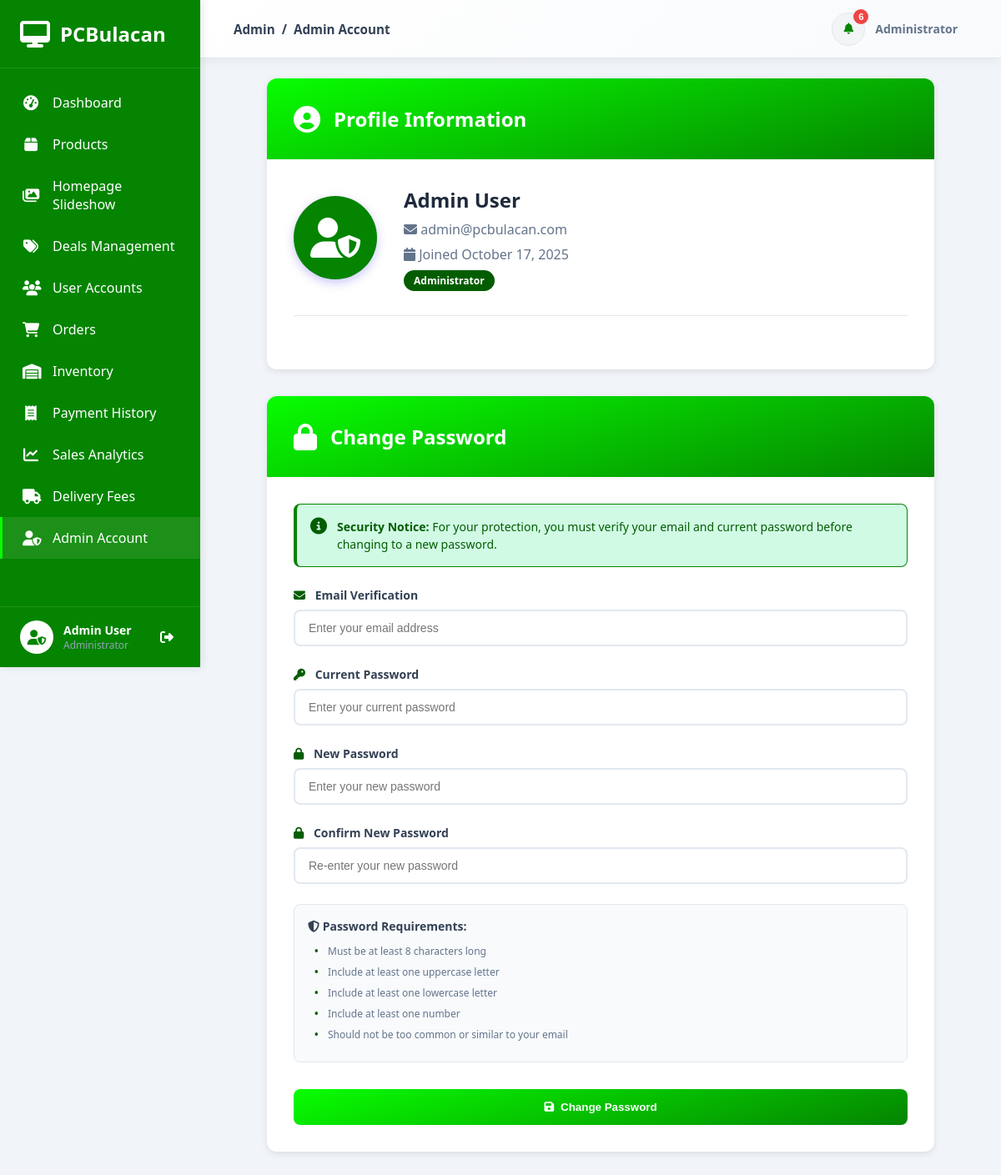
Screenshot of /dashboard/admin-account/ (signed in) with the database file from the repository.
### accounts/models.py (models this page shows, shortened)
class User(AbstractUser):
    username = None
    email = models.EmailField(_('email address'), unique=True)
    phone = models.CharField(max_length=20, blank=True, null=True)
    address = models.TextField(blank=True, null=True)
    city = models.CharField(max_length=100, blank=True, null=True)
    state = models.CharField(max_length=100, blank=True, null=True)
    zip_code = models.CharField(max_length=10, blank=True, null=True)
    profile_picture = models.ImageField(upload_to='profile_pictures/', blank=True, null=True)
    USERNAME_FIELD = 'email'
    REQUIRED_FIELDS = ['first_name', 'last_name']
    objects = UserManager()
    class Meta:
        db_table = 'accounts_user'
        verbose_name = 'User'
        verbose_name_plural = 'Users'
        ordering = ['-date_joined']
    def get_full_name(self):
        full_name = f'{self.first_name} {self.last_name}'
        return full_name.strip()

### dashboard/views.py (the view, shortened to what this page needs)
# urls.py: path('admin-account/', views.admin_account, name='admin_account'),
@staff_member_required
def admin_account(request):
    return render(request, 'dashboard/admin_account.html')

### orders/context_processors.py (called while the page is built)
def cart_context(request):
    if request.user.is_authenticated:
        cart, created = Cart.objects.get_or_create(user=request.user)
        return {
            'cart': cart,
            'cart_count': cart.unique_items_count  # Count unique products, not total quantity
        }
    return {
        'cart': None,
        'cart_count': 0
    }

### orders/models.py (called while the page is built)
    @property
    def unique_items_count(self):
        return self.items.count()

### templates/dashboard/admin_account.html (shortened to what this page needs)
{% extends 'admin_base.html' %}
{% load static %}
{% block content %}
{% include 'includes/admin_sidebar.html' %}
<div class="admin-content">
    {% include 'includes/admin_header.html' with page_title="Admin Account" %}
    <div class="dashboard-wrapper">
        <div class="account-container">
            <div class="account-card">
                <div class="account-card-header">
                    <i class="fas fa-user-circle"></i>
                    <h2>Profile Information</h2>
                </div>
                <div class="account-card-body">
                    <div class="profile-section">
                        <div class="profile-avatar">
                            <i class="fas fa-user-shield"></i>
                        </div>
                        <div class="profile-info1">
                            <h3>{{ user.get_full_name }}</h3>
                            <p><i class="fas fa-envelope"></i> {{ user.email }}</p>
                            <p><i class="fas fa-calendar"></i> Joined {{ user.date_joined|date:"F d, Y" }}</p>
                            <span class="badge">Administrator</span>
                        </div>
                    </div>
                </div>
            </div>
            <div class="account-card">
                <div class="account-card-header">
                    <i class="fas fa-lock"></i>
                    <h2>Change Password</h2>
                </div>
                <div class="account-card-body">
                    <div class="info-box">
                        <i class="fas fa-info-circle"></i>
                        <div class="info-box-content">
                            <p><strong>Security Notice:</strong> For your protection, you must verify your email and current password before changing to a new password.</p>
                        </div>
                    </div>
                    <form method="post" id="changePasswordForm">
                        <div class="form-group">
                            <label for="email">
                                <i class="fas fa-envelope"></i>
                                Email Verification
                            </label>
                            <input
                                type="email"
                                class="form-control"
                                id="email"
                                name="email"
                                placeholder="Enter your email address"
                                required
                            >
                        </div>
                        <div class="form-group">
                            <label for="current_password">
                                <i class="fas fa-key"></i>
                                Current Password
                            </label>
                            <input
                                type="password"
                                class="form-control"
                                id="current_password"
                                name="current_password"
                                placeholder="Enter your current password"
                                required
                            >
                        </div>
                        <div class="form-group">
                            <label for="new_password">
                                <i class="fas fa-lock"></i>
                                New Password
                            </label>
                            <input
                                type="password"
                                class="form-control"
                                id="new_password"
                                name="new_password"
                                placeholder="Enter your new password"
                                required
                            >
                        </div>
                        <div class="form-group">
                            <label for="confirm_password">
                                <i class="fas fa-lock"></i>
                                Confirm New Password
                            </label>
                            <input
                                type="password"
                                class="form-control"
                                id="confirm_password"
                                name="confirm_password"
                                placeholder="Re-enter your new password"
                                required
                            >
                        </div>
                        <div class="password-requirements">
                            <h4><i class="fas fa-shield-alt"></i> Password Requirements:</h4>
                            <ul>
                                <li>Must be at least 8 characters long</li>
                                <li>Include at least one uppercase letter</li>
                                <li>Include at least one lowercase letter</li>
                                <li>Include at least one number</li>
                                <li>Should not be too common or similar to your email</li>
                            </ul>
                        </div>
                        <button type="submit" class="btn-primary">
                            <i class="fas fa-save"></i>
                            Change Password
                        </button>
                    </form>
                </div>
            </div>
        </div>
    </div>
</div>
{% endblock %}

### templates/includes/admin_sidebar.html (shortened to what this page needs)
{% load static %}
<nav class="admin-sidebar">
    <div class="sidebar-header">
        <div class="logo">
            <i class="fas fa-desktop" style="color: white;"></i>
            <span>PCBulacan</span>
        </div>
    </div>
    <div class="sidebar-menu">
        <a href="{% url 'dashboard:home' %}" class="menu-item {% if request.resolver_match.url_name == 'home' %}active{% endif %}">
            <i class="fas fa-tachometer-alt"></i>
            <span>Dashboard</span>
        </a>
        <a href="{% url 'dashboard:manage_products' %}" class="menu-item ">
            <i class="fas fa-box"></i>
            <span>Products</span>
        </a>
        <a href="{% url 'dashboard:manage_slideshow' %}" class="menu-item {% if request.resolver_match.url_name == 'manage_slideshow' %}active{% endif %}">
            <i class="fas fa-images"></i>
            <span>Homepage Slideshow</span>
        </a>
        <a href="{% url 'dashboard:manage_deals' %}" class="menu-item ">
            <i class="fas fa-tags"></i>
            <span>Deals Management</span>
        </a>
        <a href="{% url 'dashboard:manage_users' %}" class="menu-item {% if request.resolver_match.url_name == 'manage_users' %}active{% endif %}">
            <i class="fas fa-users"></i>
            <span>User Accounts</span>
        </a>
        <a href="{% url 'dashboard:manage_orders' %}" class="menu-item {% if request.resolver_match.url_name == 'manage_orders' %}active{% endif %}">
            <i class="fas fa-shopping-cart"></i>
            <span>Orders</span>
        </a>
        <a href="{% url 'dashboard:inventory_management' %}" class="menu-item {% if request.resolver_match.url_name == 'inventory_management' %}active{% endif %}">
            <i class="fas fa-warehouse"></i>
            <span>Inventory</span>
        </a>
        <a href="{% url 'dashboard:payment_history' %}" class="menu-item {% if request.resolver_match.url_name == 'payment_history' %}active{% endif %}">
            <i class="fas fa-receipt"></i>
            <span>Payment History</span>
        </a>
        <a href="{% url 'dashboard:sales_analytics' %}" class="menu-item {% if request.resolver_match.url_name == 'sales_analytics' %}active{% endif %}">
            <i class="fas fa-chart-line"></i>
            <span>Sales Analytics</span>
        </a>
        <a href="{% url 'dashboard:manage_delivery_fees' %}" class="menu-item {% if request.resolver_match.url_name == 'manage_delivery_fees' %}active{% endif %}">
            <i class="fas fa-truck"></i>
            <span>Delivery Fees</span>
        </a>
        <a href="{% url 'dashboard:admin_account' %}" class="menu-item {% if request.resolver_match.url_name == 'admin_account' %}active{% endif %}">
            <i class="fas fa-user-shield"></i>
            <span>Admin Account</span>
        </a>
    </div>
    <div class="sidebar-footer">
        <div class="user-info">
            <div class="user-avatar">
                <i class="fas fa-user-shield" style="color: #048400;"></i>
            </div>
            <div class="user-details">
                <div class="user-name">{{ user.get_full_name }}</div>
                <div class="user-role">Administrator</div>
            </div>
        </div>
        <a href="{% url 'accounts:logout' %}" class="logout-btn" title="Logout">
            <i class="fas fa-sign-out-alt" style="color: white;"></i>
        </a>
    </div>
</nav>

### static/css/admin.css (style rules this page uses)
:root { --primary-color: #048400; --secondary-color: #64748b; --success-color: #10b981; --warning-color: #f59e0b; --danger-color: #ef4444; --info-color: #06b6d4; --dark-color: #0f172a; --light-color: #f8fafc; --border-color: #e2e8f0; --sidebar-width: 260px; --header-height: 70px; }
* { margin: 0; padding: 0; box-sizing: border-box; }
body { font-family: 'Segoe UI', Tahoma, Geneva, Verdana, sans-serif; background-color: #f1f5f9; color: #334155; }
.admin-sidebar { width: var(--sidebar-width); background: linear-gradient(135deg, #08fe01 0%, #048400 100%);; color: white; position: fixed; left: 0; top: 0; bottom: 0; display: flex; flex-direction: column; z-index: 1000; box-shadow: 2px 0 10px rgba(0, 0, 0, 0.1); transition: transform 0.3s ease; }
.sidebar-header { padding: 1.5rem; border-bottom: 1px solid rgba(255, 255, 255, 0.1); background-color: #048400; }
.sidebar-header .logo { display: flex; align-items: center; gap: 0.75rem; font-size: 1.5rem; font-weight: bold; color: white; }
.sidebar-header .logo i { color: var(--primary-color); font-size: 2rem; }
.sidebar-menu { flex: 1; padding: 1rem 0; overflow-y: auto; background-color: #048400; }
.menu-item { display: flex; align-items: center; gap: 1rem; padding: 0.875rem 1.5rem; color: white; text-decoration: none; transition: all 0.3s ease; border-left: 3px solid transparent; }
.menu-item.active { background-color: rgba(236, 238, 244, 0.1); color: white; border-left-color: #08fe01; }
.menu-item i { font-size: 1.125rem; width: 20px; text-align: center; }
.sidebar-footer { padding: 1rem 1.5rem; border-top: 1px solid rgba(255, 255, 255, 0.1); display: flex; align-items: center; justify-content: space-between; background-color: #048400; }
.user-info { display: flex; align-items: center; gap: 0.75rem; flex: 1; }
.user-avatar { width: 40px; height: 40px; border-radius: 50%; background-color: white; display: flex; align-items: center; justify-content: center; font-size: 1.125rem; }
.user-details { flex: 1; }
.user-name { font-weight: 600; font-size: 0.875rem; color: white; }
.user-role { font-size: 0.75rem; color: #94a3b8; }
.logout-btn { color: #cbd5e1; text-decoration: none; padding: 0.5rem; border-radius: 0.375rem; transition: all 0.3s ease; }
.admin-content { margin-left: var(--sidebar-width); flex: 1; display: flex; flex-direction: column; min-height: 100vh; }
.dashboard-wrapper { flex: 1; padding: 2rem; }
.btn-primary { background: linear-gradient(165deg, #08fe01 0%, #048400 100%); color: white; }
@media (max-width: 1400px) { .dashboard-wrapper { padding: 1.5rem; } }
@media (max-width: 1200px) { :root { --sidebar-width: 240px; } }
@media (max-width: 1200px) { .admin-content { margin-left: 240px; } }
@media (max-width: 1200px) { .dashboard-wrapper { padding: 1.25rem; } }

### templates/admin_base.html (style rules this page uses)
body { background: #f1f5f9; margin: 0; padding: 0; overflow-x: hidden; }
.admin-sidebar { position: fixed; left: 0; top: 0; bottom: 0; width: 260px; height: 100vh; z-index: 1000; background: #1e293b; overflow-y: auto; overflow-x: hidden; }
.admin-content { margin-left: 260px; width: calc(100% - 260px); min-height: 100vh; display: flex; flex-direction: column; box-sizing: border-box; }
.dashboard-wrapper { flex: 1; padding: 2rem 2.5rem; background: #f1f5f9; width: 100%; box-sizing: border-box; }
@media (max-width: 1200px) { .admin-sidebar { width: 240px; } }
@media (max-width: 1200px) { .admin-content { margin-left: 240px; width: calc(100% - 240px); } }
@media (max-width: 1200px) { .dashboard-wrapper { padding: 1.5rem; } }

### rows the page displays
User: get_full_name "Admin User", email "admin@pcbulacan.com", date_joined "October 17, 2025"

### other values shown
{{ page_title|default:"Dashboard" }} "Admin Account"
